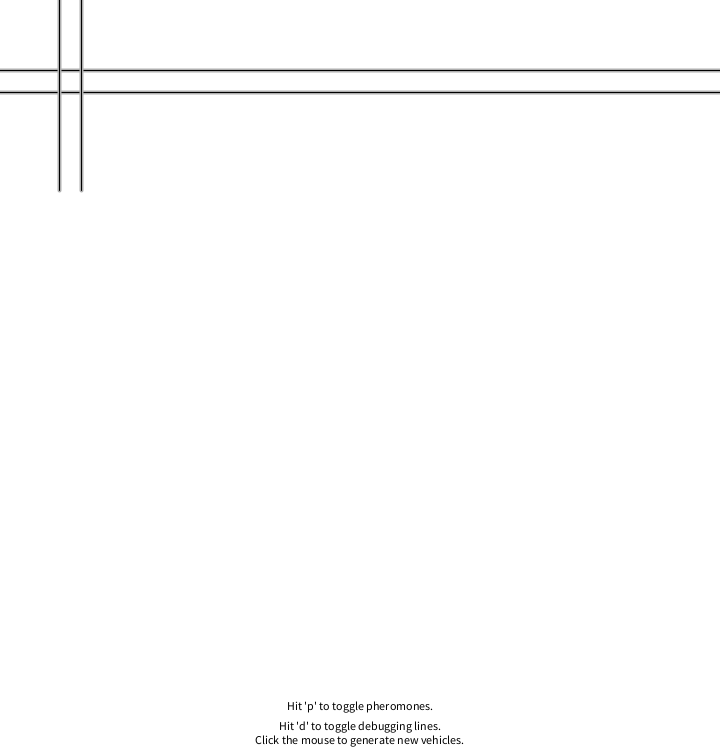
Frame 1 (no input)
Frame 60 (the mouse pressed at the canvas centre just before this capture): identical to frame 1, image omitted
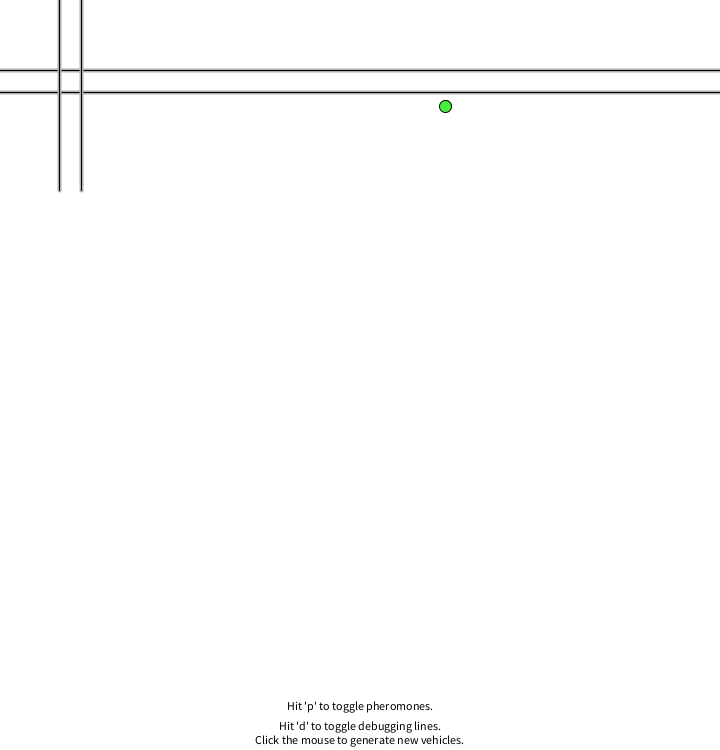
Frame 120 (the mouse held since frame 60 and released just before this capture)

The Processing sketch that drew these frames (run headless with seeded random() and noise(); from frame 60 on, the mouse is pressed at the canvas centre):

// Processing sketch: TrafficIA
// ── TrafficIA.pde
import java.util.Collections;

//Constantes para mostrar informacion de debug
boolean debug = false;
boolean debugP = false;

//Lista de caminos.
ArrayList<Path> pathsL = new ArrayList<Path>();

//Matriz en la cual se manejaran las cosas de las calles.
Block [][]blocks;

//Tamaño de las "Ciudad" V X H.
int streetSizeV = 2;
int streetSizeH = 8;
int carNum = 0;

//Lista de los vehiculos(Agentes).
ArrayList<Vehicle> vehicles;

//Se inicializan todos los valores
void setup() {
  size(720, 750);
  initStreet();
  initPaths();
  initVehicle();
}

/*
* Inicializar calles, se llena la matriz de bloques, solo se llenan las posiciones que pueden ser validas
* %2 se ponen los puntos con una distancia de @blockSize
*/
void initStreet() {
  int blockSize = 120;
  blocks = new Block[streetSizeV][streetSizeH];
  for (int i = 0; i < streetSizeV; i++) {
    for (int j = 0; j < streetSizeH; j++) {
      if (i%2 == 0 && j%2 ==2) {
        blocks[i][j] = new Block(true);
      } else {
        blocks[i][j] = new Block(new PVector(blockSize*j-50, blockSize*i-50), new PVector(blockSize*j-50, blockSize*(i+1)-50));
      }
      //System.out.println("Bloq["+i+"]["+j+"]->"+blocks[i][j].isBulding);
    }
  }
}

/*
*Se inicializan los caminos con la informacion de la matriz de bloquez,
*las filas y columnas son caminos
*/
void initPaths() {
  for (int i = 0; i < streetSizeV; i++) {
    if (i%2 != 0) {
      newPathHor(blocks[i]);
      newPathVer(getColumn(blocks, i, streetSizeV));
    }
  }
}

/*
* Se inicializan los vehiculos en una pocicion inicial y se le asigna a la calle 
* que contiene esa posicion inicial.
*/
void initVehicle() {
  vehicles = new ArrayList<Vehicle>();
  for (int i = 0; i < carNum; i++) {
    PVector initPosition = initPosition();
    Path pathInit = new Path();
    for (Path p : pathsL) {
      if (p.hasPoint(initPosition)){
        pathInit = p;
      }
    }
    newVehicle(initPosition.x, initPosition.y, pathInit);
  }
}
/*
* Se genera una posicion inicial aleatoria en una posicion al comienzo de la via
*/
PVector initPosition(){
  int pathx = (int)random(1);
    int pathy = (int)random(streetSizeV);
    pathx = (int)random(7);
    while (pathy %2 == 0) {
      pathy = (int)random(streetSizeV);
    }
    PVector initPosition = blocks[0][1].partOne.initP;
      switch(pathx) {
      case 0:
        initPosition = blocks[0][pathy].partOne.initP;
        break;
      case 1:
        initPosition = blocks[pathy][0].partOne.initP;
        break;
      case 2:
        initPosition = blocks[streetSizeV-1][pathy].partOne.initP;
        break;
      case 3:
        initPosition = blocks[pathy][streetSizeV-1].partOne.initP;
        break;
      }
    return initPosition;
}


/*
* Se dibuja los componentes del programa
*/
void draw() {
  background(255);
  // Muestra los caminos
  for (Path p : pathsL) {
    p.display();
  }
  for (Vehicle v : vehicles) {
    // Path following and separation are worked on in this function
    v.applyBehaviors(vehicles, v.initPath);
    // Call the generic run method (update, borders, display, etc.)
    v.run();
  }

  // Instrucciones
  fill(0);
  textAlign(CENTER);
  text("Hit 'd' to toggle debugging lines.\nClick the mouse to generate new vehicles.", width/2, height-20);
  text("Hit 'p' to toggle pheromones.", width/2, height-40);
}

/*
* Genera dos carriles que tiene los caminos en este caso los caminos verticales
*/
void newPathVer(Block [] block) {
  Path path = new Path();
  Path path2 = new Path();
  for (Block x : block) {
    path.addPointVector(x.partOne.initP);
    path.addPointVector(x.partOne.finalP);

    path2.addPointVector(x.partTwo.initP);
    path2.addPointVector(x.partTwo.finalP);
  }
  pathsL.add(path);
  Collections.reverse(path2.points);
  pathsL.add(path2);
}

/*
* Genera dos carriles que tiene los caminos en este caso los caminos Horizontales
*/
void newPathHor(Block [] block) {
  Path path = new Path();
  Path path2 = new Path();
  for (Block x : block) {
    path.addPointVector(x.partTwo.finalP);
    path.addPointVector(x.partOne.initP);

    path2.addPoint(x.partTwo.initP.x, x.partTwo.initP.y-98);
    path2.addPoint(x.partOne.finalP.x, x.partOne.finalP.y-98);
  }
  pathsL.add(path);
  Collections.reverse(path2.points);
  pathsL.add(path2);
  
}

/*
* Crear un nuevo vehiculo al sistema
*/
void newVehicle(float x, float y, Path init) {
  //float maxspeed = random(2, 5);
  float maxspeed = 5;
  float maxforce = 0.3;
  color c = color(random(0, 255), random(0, 255), random(0, 255));
  vehicles.add(new Vehicle(new PVector(x, y), maxspeed, maxforce, c, init));
}

/*
*Para activar las opciones de debugin
*/
void keyPressed() {
  if (key == 'd') {
    debug = !debug;
  }
  if(key == 'p'){
    debugP = !debugP;
  }
}

/*
* Crear un carro cuando se hace click
*/
void mousePressed() {
  int pathR = (int)random(pathsL.size());
  newVehicle(mouseX, mouseY, pathsL.get(0));
}

/*
* Obtener la columna de una matriz
*/
public static Block[] getColumn(Block[][] array, int index, int size) {
  Block[] column = new Block[size]; // Here I assume a rectangular 2D array!
  //System.out.println("length->"+array[0].length);
  for (int i=0; i<column.length; i++) {
    //System.out.println("Colum["+i+"]->array["+i+"]["+index+"]");
    column[i] = array[i][index];
  }
  return column;
}
// ── Block.pde
class Block{
  //Tiene dos caminos el que va de una direccion y el que va de otra direccion
  PathBlock partOne;
  PathBlock partTwo;
  //Para ver si es un 'edificio', una posicion no valida
  boolean isBulding = false;
  Block(PVector initP, PVector finalP){
      this.partOne = new PathBlock(initP,finalP,true);
      this.partTwo = new PathBlock(finalP,initP,false);
  }
  
  Block(boolean isBulding){
      this.isBulding = isBulding;
  }
  
}
// ── Path.pde
// The Nature of Code
// Daniel Shiffman
// http://natureofcode.com

// Path Following

class Path {
  // A Path is an arraylist of points (PVector objects)
  ArrayList<PVector> points;
  ArrayList<Pheromone> pheromones;
  // A path has a radius, i.e how far is it ok for the boid to wander off
  float radius;

  Path() {
    // Arbitrary radius of 20
    radius = 2;
    points = new ArrayList<PVector>();
    pheromones = new ArrayList<Pheromone>();
  }
  
  

  // Add a point to the path
  void addPoint(float x, float y) {
    PVector point = new PVector(x, y);
    points.add(point);
    pheromones.add(new Pheromone(new PVector(x,y),0));
  }

  void addPointVector(PVector point) {
    points.add(point);
    pheromones.add(new Pheromone(point,0));
    
  }
  // Draw the path
  void display() {
    strokeJoin(ROUND);
    
    // Draw thick line for radius
    stroke(175);
    strokeWeight(radius*2);
    noFill();
    beginShape();
    for (PVector v : points) {
      vertex(v.x, v.y);
    }
    endShape(CLOSE);
    // Draw thin line for center of path
    stroke(0);
    strokeWeight(1);
    noFill();
    beginShape();
    for (PVector v : points) {
      vertex(v.x, v.y);
    }
    for(Pheromone ph:pheromones){
        ph.render();
    }
    
    endShape(CLOSE);
  }
  
  boolean hasPoint(PVector p){
    return points.contains(p);
  }
}
// ── PathBlock.pde
class PathBlock{
  //Punto inicial o final y una direccion para indicar
  PVector initP;
  PVector finalP;
  
  PathBlock(PVector initP, PVector finalP, boolean dir){
    if(dir){
      this.initP = new PVector(initP.x+11,initP.y);
      this.finalP = new PVector(finalP.x+11,finalP.y);
    }else{
      this.initP = new PVector(initP.x-11,initP.y);
      this.finalP = new PVector(finalP.x-11,finalP.y);
    }
  }
  
}
// ── Pheromone.pde
class Pheromone{
  PVector location;
  double value;
  
  Pheromone(PVector location, double value){
    this.location = location;
    this.value = value;
  }
  
 void updatePheromone(double value){
    this.value = value;
  }
  
  void render() {
  // Simpler boid is just a circle
    if(debugP){
      color c;
      if(value >=0 && value <=50){
        c = color(255);
      }else if(value >=50 && value <= 100){
        c = color(50,0,0);
      }else{
        c = color(100,0,0);
      }
      fill(c);
      stroke(0);
      pushMatrix();
      translate(location.x, location.y);
      ellipse(0, 0, 10, 10);
      popMatrix();
    }
  }

}
// ── Vehicle.pde
// The Nature of Code
// Daniel Shiffman
// http://natureofcode.com

// Path Following
// Vehicle class

class Vehicle {

  // All the usual stuff
  PVector location;
  PVector velocity;
  PVector acceleration;
  float r;
  float maxforce;    // Maximum steering force
  float maxspeed;    // Maximum speed
  color c = color(255);
  Path initPath;

    // Constructor initialize all values
  Vehicle( PVector l, float ms, float mf, color cc, Path init) {
    location = l.get();
    r = 12;
    maxspeed = ms;
    maxforce = mf;
    acceleration = new PVector(0, 0);
    velocity = new PVector(maxspeed, 0);
    c = cc;
    initPath = init;
  }

  // A function to deal with path following and separation
  void applyBehaviors(ArrayList vehicles, Path path) {
    // Follow path force
    PVector f = follow(path);
    // Separate from other boids force
    PVector s = separate(vehicles);
    // Arbitrary weighting
    f.mult(3);
    s.mult(2);
    // Accumulate in acceleration
    applyForce(f);
    applyForce(s);
    
    for (int i = 0 ; i < vehicles.size(); i++) {
      for (int j = 0 ; j < path.pheromones.size(); j++) {
        //Vehicle other = (Vehicle) vehicles.get(i);
        float d = PVector.dist(location, path.pheromones.get(j).location);
        if(d<=5){
          path.pheromones.get(j).value += 5;
          if(path.pheromones.get(j).value > 200 && d<=2){
            this.velocity.mult(1/5);
          }else{
            //System.out.println("LOL MAX");
             this.velocity.mult(5);
          }
        }else{
          if(path.pheromones.get(j).value >0){
            path.pheromones.get(j).value -= 0.09;
          }
        }
        //other.arrive(path.points.get(path.points.size()-1),path.pheromones.get(j).value);     
      }
    }
  }

  void applyForce(PVector force) {
    // We could add mass here if we want A = F / M
    acceleration.add(force);
  }

  void quitForce(PVector force) {
    // We could add mass here if we want A = F / M
    acceleration.sub(force);
  }

  // Main "run" function
  public void run() {
    update();
    borders();
    render();
  }


  // This function implements Craig Reynolds' path following algorithm
  // http://www.red3d.com/cwr/steer/PathFollow.html
  PVector follow(Path p){

    // Predict location 25 (arbitrary choice) frames ahead
    PVector predict = velocity.get();
    predict.normalize();
    predict.mult(25);
    PVector predictLoc = PVector.add(location, predict);

    // Now we must find the normal to the path from the predicted location
    // We look at the normal for each line segment and pick out the closest one
    PVector normal = null;
    PVector target = null;
    float worldRecord = 1000000;  // Start with a very high worldRecord distance that can easily be beaten

    // Loop through all points of the path
    for (int i = 0; i < p.points.size(); i++) {

      // Look at a line segment
      PVector a = p.points.get(i);
      PVector b = p.points.get((i+1)%p.points.size()); // Note Path has to wraparound

      // Get the normal point to that line
      PVector normalPoint = getNormalPoint(predictLoc, a, b);

      // Check if normal is on line segment
      PVector dir = PVector.sub(b, a);
      // If it's not within the line segment, consider the normal to just be the end of the line segment (point b)
      //if (da + db > line.mag()+1) {
      if (normalPoint.x < min(a.x,b.x) || normalPoint.x > max(a.x,b.x) || normalPoint.y < min(a.y,b.y) || normalPoint.y > max(a.y,b.y)) {
        normalPoint = b.get();
        // If we're at the end we really want the next line segment for looking ahead
        a = p.points.get((i+1)%p.points.size());
        b = p.points.get((i+2)%p.points.size());  // Path wraps around
        dir = PVector.sub(b, a);
      }

      // How far away are we from the path?
      float d = PVector.dist(predictLoc, normalPoint);
      // Did we beat the worldRecord and find the closest line segment?
      if (d < worldRecord) {
        worldRecord = d;
        normal = normalPoint;
        
        // Look at the direction of the line segment so we can seek a little bit ahead of the normal
        dir.normalize();
        // This is an oversimplification
        // Should be based on distance to path & velocity
        dir.mult(25);
        target = normal.get();
        target.add(dir);
        
      }
    }

    // Draw the debugging stuff
    if (debug) {
      // Draw predicted future location
      stroke(0);
      fill(0);
      line(location.x, location.y, predictLoc.x, predictLoc.y);
      ellipse(predictLoc.x, predictLoc.y, 4, 4);

      // Draw normal location
      stroke(0);
      fill(0);
      ellipse(normal.x, normal.y, 4, 4);
      // Draw actual target (red if steering towards it)
      line(predictLoc.x, predictLoc.y, target.x, target.y);
      if (worldRecord > p.radius) fill(255, 0, 0);
      noStroke();
      ellipse(target.x, target.y, 8, 8);
    }

    // Only if the distance is greater than the path's radius do we bother to steer
    if (worldRecord > p.radius) {
      //System.out.print("NULL-Pos?->"+target.x+", "+target.y);
      return seek(target);
    } 
    else {
      return new PVector(0, 0);
    }
  }


  // A function to get the normal point from a point (p) to a line segment (a-b)
  // This function could be optimized to make fewer new Vector objects
  PVector getNormalPoint(PVector p, PVector a, PVector b) {
    // Vector from a to p
    PVector ap = PVector.sub(p, a);
    // Vector from a to b
    PVector ab = PVector.sub(b, a);
    ab.normalize(); // Normalize the line
    // Project vector "diff" onto line by using the dot product
    ab.mult(ap.dot(ab));
    PVector normalPoint = PVector.add(a, ab);
    return normalPoint;
  }

  // Separation
  // Method checks for nearby boids and steers away
  PVector separate (ArrayList boids) {
    float desiredseparation = r*2;
    PVector steer = new PVector(0, 0, 0);
    int count = 0;
    // For every boid in the system, check if it's too close
    for (int i = 0 ; i < boids.size(); i++) {
      Vehicle other = (Vehicle) boids.get(i);
      float d = PVector.dist(location, other.location);
      // If the distance is greater than 0 and less than an arbitrary amount (0 when you are yourself)
      if ((d > 0) && (d < desiredseparation)) {
        // Calculate vector pointing away from neighbor
        PVector diff = PVector.sub(location, other.location);
        diff.normalize();
        diff.div(d);        // Weight by distance
        steer.add(diff);
        count++;            // Keep track of how many
      }
    }
    // Average -- divide by how many
    if (count > 0) {
      steer.div((float)count);
    }

    // As long as the vector is greater than 0
    if (steer.mag() > 0) {
      // Implement Reynolds: Steering = Desired - Velocity
      steer.normalize();
      steer.mult(maxspeed);
      steer.sub(velocity);
      steer.limit(maxforce);
    }
    return steer;
  }


  // Method to update location
  void update() {
    // Update velocity
    velocity.add(acceleration);
    // Limit speed
    velocity.limit(maxspeed);
    location.add(velocity);
    // Reset accelertion to 0 each cycle
    acceleration.mult(0);
  }

  // A method that calculates and applies a steering force towards a target
  // STEER = DESIRED MINUS VELOCITY
  PVector seek(PVector target) {
    PVector desired = PVector.sub(target, location);  // A vector pointing from the location to the target
    // Normalize desired and scale to maximum speed
    desired.normalize();
    desired.mult(maxspeed);
    // Steering = Desired minus Velocationity
    PVector steer = PVector.sub(desired, velocity);
    steer.limit(maxforce);  // Limit to maximum steering force
    return steer;
  }
  
  // A method that calculates a steering force towards a target
  // STEER = DESIRED MINUS VELOCITY
  void arrive(PVector target,double phero) {
    
    PVector desired = PVector.sub(target,location);  // A vector pointing from the location to the target
    float d = desired.mag();
    // Scale with arbitrary damping within 100 pixels
    if (phero < 200) {
      float m = map(d,0,100,0,maxspeed);
      desired.setMag(m);
    } else {
      desired.setMag(maxspeed);
    }

    // Steering = Desired minus Velocity
    PVector steer = PVector.sub(desired,velocity);
    steer.limit(maxforce);  // Limit to maximum steering force
    applyForce(steer);
  }


  void render() {
    // Simpler boid is just a circle
    fill(c);
    stroke(0);
    pushMatrix();
    translate(location.x, location.y);
    ellipse(0, 0, r, r);
    popMatrix();
    fill(color(0));
    //text("Velocidad"+velocity,(float)location.x, (float)location.y);
  }
  
  

  // Wraparound
  void borders() {
    if (location.x < -r) location.x = width+r;
    if (location.y < -r) location.y = height+r;
    if (location.x > width+r) location.x = -r;
    if (location.y > height+r) location.y = -r;
  }
}
